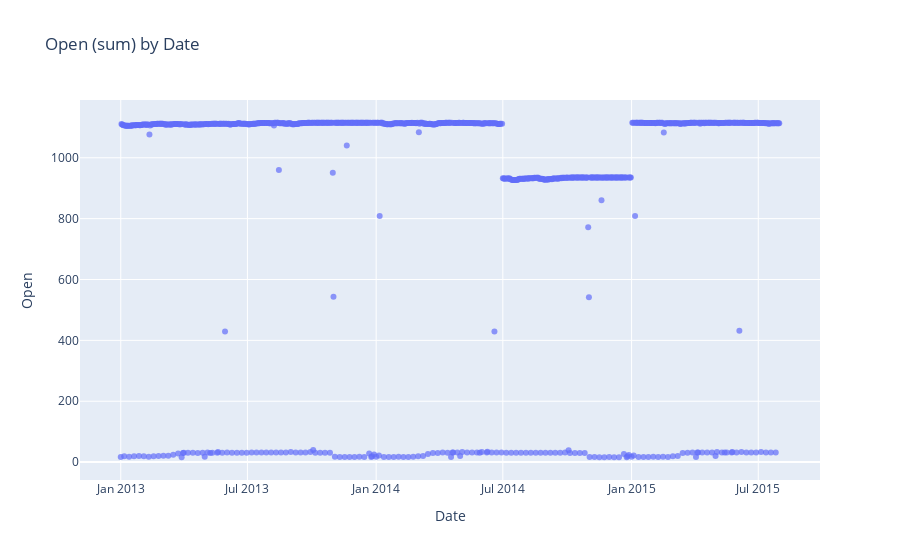

The notebook cell saved with this chart:
### Markdown cell above
Die meisten Stores waren ca. 780 Tage geöffnet. Zehn Stores waren immer geöffnet, also 942 Tage. Stores die (so gut wie) nie geschlossen waren, sind ``StoreType`` b. Es gibt eine weitere Häufung bei 622 Öffnungstagen, das sind vermutlich die Filialen, die wegen Renovierung geschlossen waren.

### Code cell
px.scatter(train_df.groupby("Date").Open.sum(), y="Open", width=1100, title="Open (sum) by Date", opacity=0.7)

### Figure 1 — Plotly figure (JSON) as saved in the notebook; plotly's stock layout.template omitted (floating-point values rounded to 4 significant figures; data arrays with more than 128 entries replaced by an {"elided": "..."} marker saying what was removed)
{"data": [{"hovertemplate": "Date=%{x}<br>Open=%{y}<extra></extra>", "legendgroup": "", "marker": {"color": "#636efa", "opacity": 0.7, "symbol": "circle"}, "mode": "markers", "name": "", "orientation": "v", "showlegend": false, "type": "scatter", "x": {"elided": "942 str values"}, "xaxis": "x", "y": {"elided": "942 int values"}, "yaxis": "y"}], "layout": {"autosize": true, "legend": {"tracegroupgap": 0}, "title": {"text": "Open (sum) by Date"}, "xaxis": {"anchor": "y", "autorange": true, "domain": [0, 1], "range": ["2012-11-04 11:09:36.3475", "2015-09-26 12:50:23.6525"], "title": {"text": "Date"}, "type": "date"}, "yaxis": {"anchor": "x", "autorange": true, "domain": [0, 1], "range": [-74.69, 1206.0], "title": {"text": "Open"}, "type": "linear"}}}
